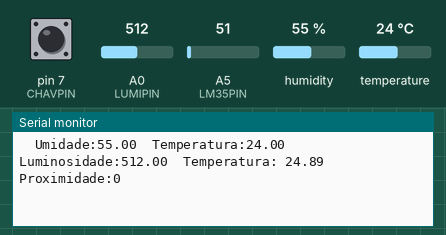
Bench run of a sketch on a simulated Arduino Uno, built with avr-gcc and run on an emulated ATmega328P. On the bench: the last lines printed to the serial monitor. Inputs (shaded band) come from the test bench; at power-on: A5 (LM35PIN) = 51, A0 (LUMIPIN) = 512, pin 7 (CHAVPIN) HIGH, humidity 55 %, temperature 24 °C.

Above: at 1.2 s.
1.3 s: A5 (LM35PIN) set to 22
At 1.37 s:
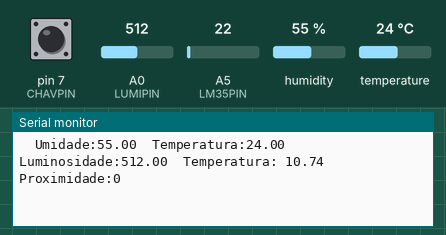
7.5 s: A5 (LM35PIN) set to 18
At 7.59 s:
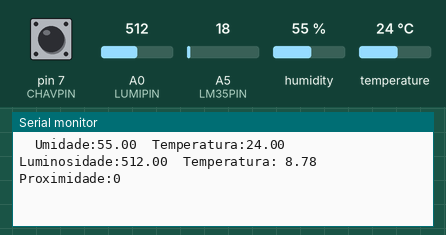
13.7 s: A0 (LUMIPIN) set to 104
At 13.74 s:
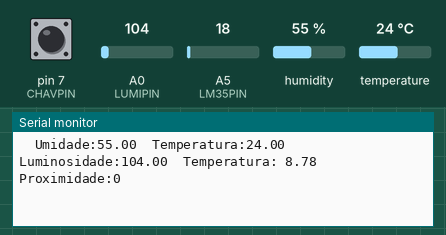
19.9 s: A0 (LUMIPIN) set to 90
At 19.99 s:
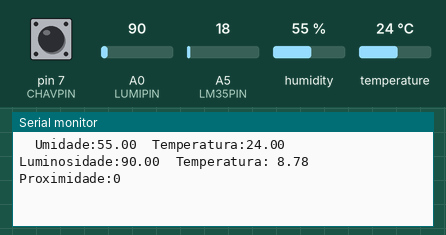
Timing chart, 0 to 22.9 s (numbered marks = the images above; inputs shaded):
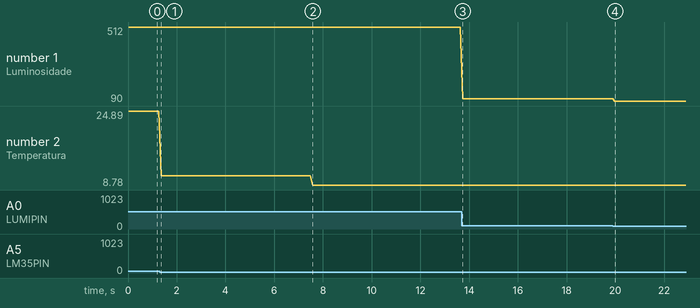

Measured:
- after the input at 1.3 s, the serial monitor: prints a new line after 0.06 s (image 1)
- after the input at 7.5 s, the serial monitor: prints a new line after 0.08 s (image 2)
- after the input at 13.7 s, the serial monitor: prints a new line at once (image 3)
- after the input at 19.9 s, the serial monitor: prints a new line after 0.08 s (image 4)
- plotted number 1: 512 → 104 after the input at 13.7 s, 104 → 90 after the input at 19.9 s
- plotted number 2: 24.89 → 10.74 after the input at 1.3 s, 10.74 → 8.78 after the input at 7.5 s

The sketch:

Arduino_sensores_todos.ino
```cpp
#include <DHT.h>
#include <DHT_U.h>
#include <Adafruit_Sensor.h>
#include <DHT.h>
#include <DHT_U.h>
#include "DHT.h"
#define DHTPIN A1
#define LM35PIN A5
#define LUMIPIN A0
#define CHAVPIN 7
DHT dht(DHTPIN, DHT11);
void setup() // DEFINE O SETUP
{
pinMode(DHTPIN, INPUT);
pinMode(CHAVPIN, INPUT);
Serial.begin(9600);
dht.begin();
}
void loop() //LOOP ETERNO PARA REPETIR INFINITAMENTE
{
float dht11_umidade = dht.readHumidity(); // LE VALOR ANALOGICO UMIDADE
float dht11_temperatura = dht.readTemperature(); // LE VALOR ANALOGICO TEMPERATURA
Serial.print("  Umidade:");
Serial.print(dht11_umidade); //IMPRIME VALOR UMIDADE
Serial.print("  Temperatura:");
Serial.print(dht11_temperatura);
Serial.print("  Luminosidade:");
float luminosidade = analogRead(LUMIPIN);
Serial.print(luminosidade);
Serial.print("  Temperatura: ");

float lm35_temperatura = analogRead(LM35PIN); // TEMPERATURA VIA LM35
lm35_temperatura = lm35_temperatura * 0.00488;
lm35_temperatura = lm35_temperatura * 100;
Serial.print(lm35_temperatura);
Serial.print("  Proximidade:");
int chave = digitalRead(7);
if (chave == 0)  // IMPRIMA 1 PORQUE LIGOU
{
Serial.print("1");
}
else
{  // IMPRIMA 0, POIS ESTA DESLIGADO
Serial.print("0");
}
Serial.println();
}
```
